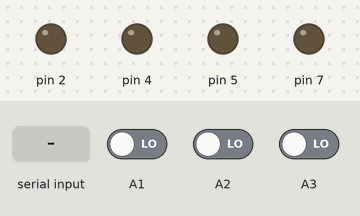
The sketch below on a simulated Arduino Uno, built with avr-gcc and run on an emulated ATmega328P. Parts: output pins drawn as LEDs (lit = HIGH). Dashed ring = blinking. The test bench sets the inputs (shaded band); at power-on: A1 LOW, A2 LOW, A3 LOW. What the sketch prints to the serial monitor is not drawn.

Above: at 1.2 s.
1.3 s: "R" received over Serial
At 1.4 s:
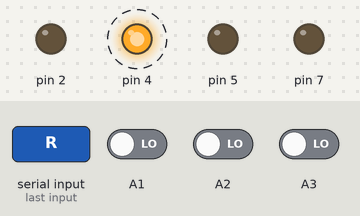
At 2.6 s:
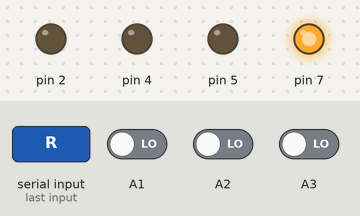
4.3 s: "G" received over Serial
At 4.8 s:
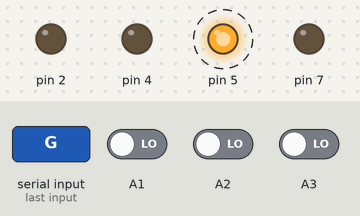
Timing chart, 0 to 7.3 s (numbered marks = the images above; inputs shaded):
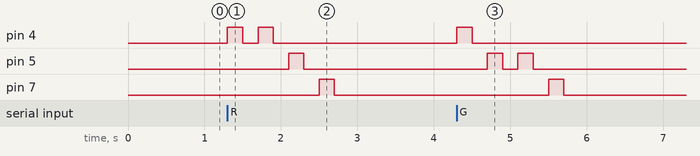

Measured:
- after the input at 1.3 s, pin 4: alternates HIGH for 0.20 s and LOW for 0.20 s, 4 changes in all, then stays LOW, starting at once; pin 5: LOW → HIGH after 0.80 s, → LOW 0.20 s later; pin 7: LOW → HIGH after 1.2 s, → LOW 0.20 s later
- after the input at 4.3 s, pin 4: LOW → HIGH at once, → LOW 0.20 s later; pin 5: alternates HIGH for 0.20 s and LOW for 0.20 s, 4 changes in all, then stays LOW, starting after 0.40 s; pin 7: LOW → HIGH after 1.2 s, → LOW 0.20 s later

The sketch:

Assignment_4.ino
```cpp
int counter = 0;
int winnercounter = 0;
int PinkpressCnt = 0;
int PurplepressCnt = 0;
boolean Pink = false;
boolean Purple = false;
void firstpattern() {
  digitalWrite(4, HIGH);
  delay(200);
  digitalWrite(4, LOW);
  delay(200);
  digitalWrite(4, HIGH);
  delay(200);
  digitalWrite(4, LOW);
  delay(200);
  digitalWrite(5, HIGH);
  delay(200);
  digitalWrite(5, LOW);
  delay(200);
  digitalWrite(7, HIGH);
  delay(200);
  digitalWrite(7, LOW);
  delay(200);
  counter++;
}
void secondpatter() {
  digitalWrite(4, HIGH);
  delay(200);
  digitalWrite(4, LOW);
  delay(200);
  digitalWrite(5, HIGH);
  delay(200);
  digitalWrite(5, LOW);
  delay(200);
  digitalWrite(5, HIGH);
  delay(200);
  digitalWrite(5, LOW);
  delay(200);
  digitalWrite(7, HIGH);
  delay(200);
  digitalWrite(7, LOW);
  delay(200);
  counter++;
}
void setup() {
  Serial.begin(9600);
  Serial.println("0,0");
  pinMode(2, OUTPUT);
  pinMode(5, OUTPUT);
  pinMode(4, OUTPUT);
  pinMode(7, OUTPUT);
}

void loop() {
  int switchPositionG = digitalRead(A2);
  int switchPositionB = digitalRead(A1);
  int switchPositionY = digitalRead(A3);
  if (Serial.available()) {
    char val = Serial.read();

    if ((val == 'R') && (counter <= 2)) {
      firstpattern();
    }

    else if ((val == 'G') && (counter <= 5)) {
      secondpatter();
    }
    else if (val = 'L') {
      digitalWrite(4, LOW);
      digitalWrite(5, LOW);
      digitalWrite(7, LOW);
    }


}
    delay(1);


    Serial.print(',');

  }
```
